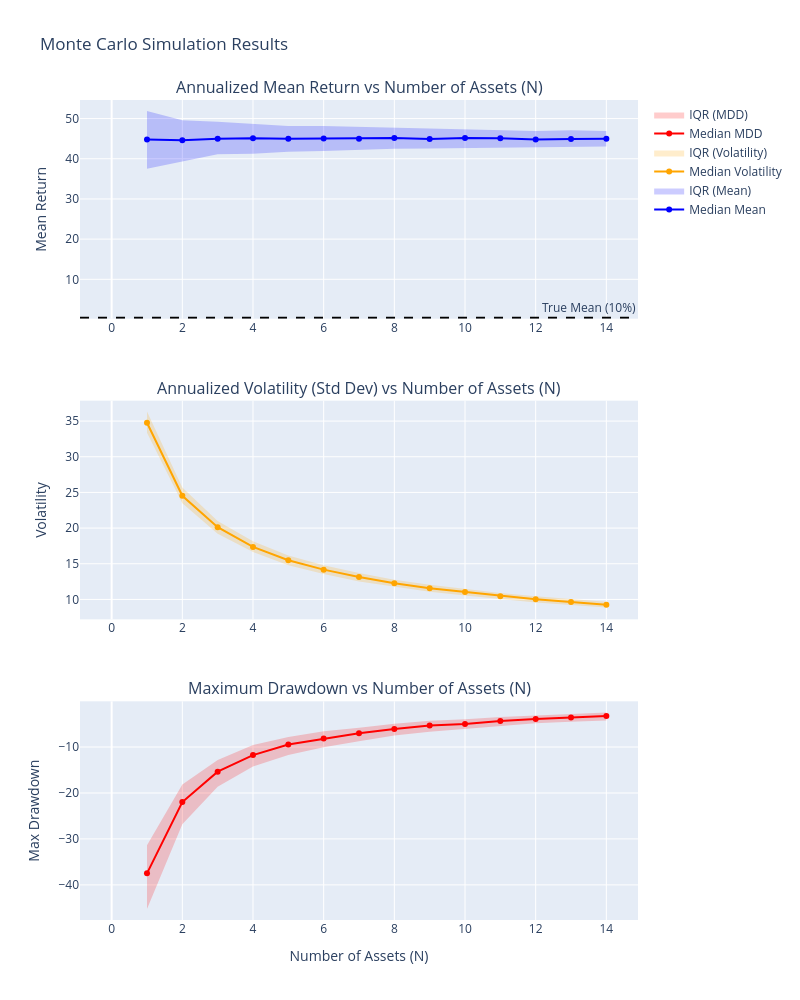

The notebook cell this image was saved under:
### Code cell
# Create subplots
fig = make_subplots(rows=3, cols=1, 
                    subplot_titles=('Annualized Mean Return vs Number of Assets (N)',
                                    'Annualized Volatility (Std Dev) vs Number of Assets (N)',
                                    'Maximum Drawdown vs Number of Assets (N)'),
                    vertical_spacing=0.1)

# 1. Mean Return
fig.add_trace(go.Scatter(x=results['N'], y=results['mean_p50'], mode='lines+markers', name='Median Mean', line=dict(color='blue'), hovertemplate='N: %{x}<br>Mean: %{y:.4f}<extra></extra>'), row=1, col=1)
fig.add_trace(go.Scatter(x=results['N'], y=results['mean_p75'], mode='lines', line=dict(width=0), showlegend=False, hoverinfo='skip'), row=1, col=1)
fig.add_trace(go.Scatter(x=results['N'], y=results['mean_p25'], mode='lines', fill='tonexty', fillcolor='rgba(0,0,255,0.2)', line=dict(width=0), name='IQR (Mean)', hovertemplate='N: %{x}<br>25th-75th IQR<extra></extra>'), row=1, col=1)
fig.add_hline(y=annual_mean, line_dash="dash", line_color="black", annotation_text="True Mean (10%)", row=1, col=1)

# 2. Volatility
fig.add_trace(go.Scatter(x=results['N'], y=results['std_p50'], mode='lines+markers', name='Median Volatility', line=dict(color='orange'), hovertemplate='N: %{x}<br>Vol: %{y:.4f}<extra></extra>'), row=2, col=1)
fig.add_trace(go.Scatter(x=results['N'], y=results['std_p75'], mode='lines', line=dict(width=0), showlegend=False, hoverinfo='skip'), row=2, col=1)
fig.add_trace(go.Scatter(x=results['N'], y=results['std_p25'], mode='lines', fill='tonexty', fillcolor='rgba(255,165,0,0.2)', line=dict(width=0), name='IQR (Volatility)', hovertemplate='N: %{x}<br>25th-75th IQR<extra></extra>'), row=2, col=1)

# 3. Maximum Drawdown
fig.add_trace(go.Scatter(x=results['N'], y=results['mdd_p50'], mode='lines+markers', name='Median MDD', line=dict(color='red'), hovertemplate='N: %{x}<br>MDD: %{y:.4f}<extra></extra>'), row=3, col=1)
fig.add_trace(go.Scatter(x=results['N'], y=results['mdd_p75'], mode='lines', line=dict(width=0), showlegend=False, hoverinfo='skip'), row=3, col=1)
fig.add_trace(go.Scatter(x=results['N'], y=results['mdd_p25'], mode='lines', fill='tonexty', fillcolor='rgba(255,0,0,0.2)', line=dict(width=0), name='IQR (MDD)', hovertemplate='N: %{x}<br>25th-75th IQR<extra></extra>'), row=3, col=1)

# Update layout
fig.update_layout(height=1000, width=800, title_text="Monte Carlo Simulation Results", showlegend=True, hovermode='x unified')
fig.update_xaxes(title_text="Number of Assets (N)", row=3, col=1)

# Set common labels
fig.update_yaxes(title_text="Mean Return", row=1, col=1)
fig.update_yaxes(title_text="Volatility", row=2, col=1)
fig.update_yaxes(title_text="Max Drawdown", row=3, col=1)

fig.show()

### Figure 1 — Plotly figure (JSON) as saved in the notebook; plotly's stock layout.template omitted (floating-point values rounded to 4 significant figures)
{"data": [{"hovertemplate": "N: %{x}<br>Mean: %{y:.4f}<extra></extra>", "line": {"color": "blue"}, "mode": "lines+markers", "name": "Median Mean", "type": "scatter", "x": [0, 1, 2, 3, 4, 5, 6, 7, 8, 9, 10, 11, 12, 13, 14], "xaxis": "x", "y": [null, 44.81, 44.64, 44.97, 45.11, 44.98, 45.02, 45.01, 45.18, 44.89, 45.16, 45.12, 44.79, 44.94, 44.96], "yaxis": "y"}, {"hoverinfo": "skip", "line": {"width": 0}, "mode": "lines", "showlegend": false, "type": "scatter", "x": [0, 1, 2, 3, 4, 5, 6, 7, 8, 9, 10, 11, 12, 13, 14], "xaxis": "x", "y": [null, 51.91, 49.58, 49.22, 48.66, 48.16, 48.15, 47.95, 47.74, 47.54, 47.45, 47.16, 46.89, 47.07, 46.92], "yaxis": "y"}, {"fill": "tonexty", "fillcolor": "rgba(0,0,255,0.2)", "hovertemplate": "N: %{x}<br>25th-75th IQR<extra></extra>", "line": {"width": 0}, "mode": "lines", "name": "IQR (Mean)", "type": "scatter", "x": [0, 1, 2, 3, 4, 5, 6, 7, 8, 9, 10, 11, 12, 13, 14], "xaxis": "x", "y": [null, 37.52, 39.31, 41.12, 41.25, 41.74, 41.91, 42.21, 42.49, 42.53, 42.61, 42.73, 42.7, 42.8, 43.06], "yaxis": "y"}, {"hovertemplate": "N: %{x}<br>Vol: %{y:.4f}<extra></extra>", "line": {"color": "orange"}, "mode": "lines+markers", "name": "Median Volatility", "type": "scatter", "x": [0, 1, 2, 3, 4, 5, 6, 7, 8, 9, 10, 11, 12, 13, 14], "xaxis": "x2", "y": [null, 34.78, 24.53, 20.13, 17.36, 15.5, 14.18, 13.14, 12.26, 11.55, 11.04, 10.46, 10.02, 9.626, 9.27], "yaxis": "y2"}, {"hoverinfo": "skip", "line": {"width": 0}, "mode": "lines", "showlegend": false, "type": "scatter", "x": [0, 1, 2, 3, 4, 5, 6, 7, 8, 9, 10, 11, 12, 13, 14], "xaxis": "x2", "y": [null, 36.33, 25.69, 20.99, 18.16, 16.17, 14.79, 13.69, 12.76, 12.08, 11.5, 10.91, 10.46, 10.02, 9.666], "yaxis": "y2"}, {"fill": "tonexty", "fillcolor": "rgba(255,165,0,0.2)", "hovertemplate": "N: %{x}<br>25th-75th IQR<extra></extra>", "line": {"width": 0}, "mode": "lines", "name": "IQR (Volatility)", "type": "scatter", "x": [0, 1, 2, 3, 4, 5, 6, 7, 8, 9, 10, 11, 12, 13, 14], "xaxis": "x2", "y": [null, 33.38, 23.48, 19.22, 16.65, 14.81, 13.58, 12.53, 11.78, 11.07, 10.57, 10.03, 9.57, 9.219, 8.879], "yaxis": "y2"}, {"hovertemplate": "N: %{x}<br>MDD: %{y:.4f}<extra></extra>", "line": {"color": "red"}, "mode": "lines+markers", "name": "Median MDD", "type": "scatter", "x": [0, 1, 2, 3, 4, 5, 6, 7, 8, 9, 10, 11, 12, 13, 14], "xaxis": "x3", "y": [null, -37.48, -21.98, -15.36, -11.75, -9.454, -8.157, -6.982, -6.096, -5.316, -4.973, -4.34, -3.898, -3.572, -3.251], "yaxis": "y3"}, {"hoverinfo": "skip", "line": {"width": 0}, "mode": "lines", "showlegend": false, "type": "scatter", "x": [0, 1, 2, 3, 4, 5, 6, 7, 8, 9, 10, 11, 12, 13, 14], "xaxis": "x3", "y": [null, -31.35, -18.15, -12.81, -9.553, -7.792, -6.579, -5.788, -4.951, -4.285, -3.955, -3.439, -3.103, -2.76, -2.48], "yaxis": "y3"}, {"fill": "tonexty", "fillcolor": "rgba(255,0,0,0.2)", "hovertemplate": "N: %{x}<br>25th-75th IQR<extra></extra>", "line": {"width": 0}, "mode": "lines", "name": "IQR (MDD)", "type": "scatter", "x": [0, 1, 2, 3, 4, 5, 6, 7, 8, 9, 10, 11, 12, 13, 14], "xaxis": "x3", "y": [null, -45.26, -26.82, -18.64, -14.22, -11.71, -10.03, -8.726, -7.466, -6.653, -6.009, -5.38, -4.844, -4.505, -4.255], "yaxis": "y3"}], "layout": {"annotations": [{"font": {"size": 16}, "showarrow": false, "text": "Annualized Mean Return vs Number of Assets (N)", "x": 0.5, "xanchor": "center", "xref": "paper", "y": 1, "yanchor": "bottom", "yref": "paper"}, {"font": {"size": 16}, "showarrow": false, "text": "Annualized Volatility (Std Dev) vs Number of Assets (N)", "x": 0.5, "xanchor": "center", "xref": "paper", "y": 0.6333, "yanchor": "bottom", "yref": "paper"}, {"font": {"size": 16}, "showarrow": false, "text": "Maximum Drawdown vs Number of Assets (N)", "x": 0.5, "xanchor": "center", "xref": "paper", "y": 0.2667, "yanchor": "bottom", "yref": "paper"}, {"showarrow": false, "text": "True Mean (10%)", "x": 1, "xanchor": "right", "xref": "x domain", "y": 0.45, "yanchor": "bottom", "yref": "y"}], "height": 1000, "hovermode": "x unified", "shapes": [{"line": {"color": "black", "dash": "dash"}, "type": "line", "x0": 0, "x1": 1, "xref": "x domain", "y0": 0.45, "y1": 0.45, "yref": "y"}], "showlegend": true, "title": {"text": "Monte Carlo Simulation Results"}, "width": 800, "xaxis": {"anchor": "y", "domain": [0, 1]}, "xaxis2": {"anchor": "y2", "domain": [0, 1]}, "xaxis3": {"anchor": "y3", "domain": [0, 1], "title": {"text": "Number of Assets (N)"}}, "yaxis": {"anchor": "x", "domain": [0.7333, 1], "title": {"text": "Mean Return"}}, "yaxis2": {"anchor": "x2", "domain": [0.3667, 0.6333], "title": {"text": "Volatility"}}, "yaxis3": {"anchor": "x3", "domain": [0, 0.2667], "title": {"text": "Max Drawdown"}}}}
